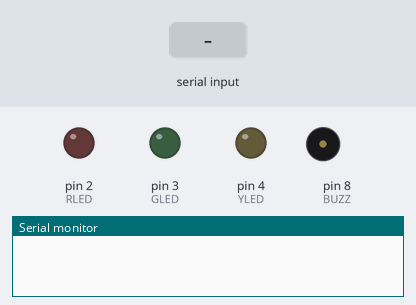
A sketch run on a simulated Arduino Uno, built with avr-gcc and run on an emulated ATmega328P. On the bench: output pins drawn as LEDs (lit = HIGH), buzzer (waves = sounding, pin HIGH), the last lines printed to the serial monitor. Dashed ring = blinking. The test bench sets the inputs (shaded band).

Above: at 1.2 s.
1.3 s: "a\n" received over Serial
At 3.4 s:
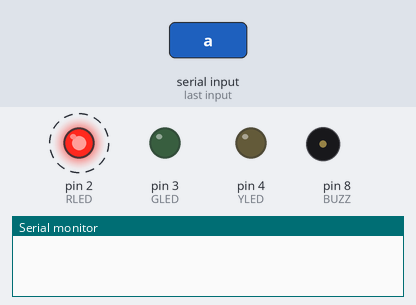
At 5.8 s:
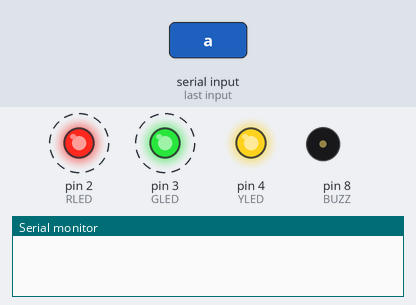
7.3 s: "b\n" received over Serial
At 9.3 s:
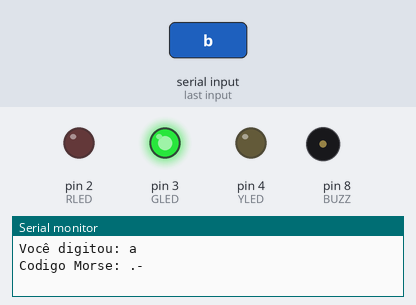
Timing chart, 0 to 15.3 s (numbered marks = the images above; inputs shaded):
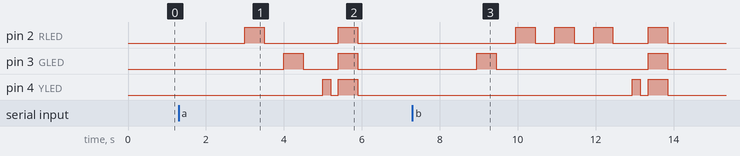

The sketch:

bruno_ino.ino
```cpp
int RLED = 2;
int GLED = 3;
int YLED = 4;
int BUZZ = 8;
int continua = 0;
int i;
int len;
String palavra;
String cripta;
String morse;

void setup(){

  pinMode(RLED, OUTPUT);
  pinMode(GLED, OUTPUT);
  pinMode(YLED, OUTPUT);
  pinMode(BUZZ, OUTPUT);
  Serial.begin(9600);
}

void loop(){


  if(Serial.available()>0) {
    palavra = Serial.readString();
  }
  delay(500);
  len = palavra.length();

  if (len > 0){
    for (i=0; i<len; i++){
      alfabeto(palavra[i]);
    }
    if (i == len){
      digitalWrite(RLED, HIGH);
      digitalWrite(GLED, HIGH);
      digitalWrite(YLED, HIGH);
      delay(500);
      digitalWrite(RLED, LOW);
      digitalWrite(GLED, LOW);
      digitalWrite(YLED, LOW);
      Serial.println("=====================================================================");
      Serial.print("Você digitou: ");
      Serial.print(palavra);
      Serial.print('\n');
      Serial.print("Codigo Morse: ");
      Serial.print(morse);
      Serial.print('\n');
      palavra = Serial.readString();
    }
  }
}

void dot(){

  digitalWrite(RLED, HIGH); //Acende o LED Vermelho
  delay(500);
  digitalWrite(RLED, LOW);  //Desliga o LED Verde
  delay(500);

}

void dash(){

  digitalWrite(GLED, HIGH); //Acende o LED Verde
  delay(500);
  digitalWrite(GLED, LOW);  //Desliga o LED Verde
  delay(500);

}

void space(){

    digitalWrite(YLED, HIGH); //Acende o LED Amarelo
    delay(200);
    digitalWrite(YLED, LOW);  //LED Verde OFF
    delay(200);

}

void criptografa(char s){

  int i, j;
  char c;

  i = s;
  if ((i >96) && (i<123)){

    if (i<110){
      j = i + 13;
    }
    else{
      j = i - 13;
    }
    c = j;

  }
  else{
    c = i;
  }


}

void alfabeto(char v){

  switch(v){

    case 'a':

      morse.concat(".- ");
      dot();
      dash();
      space();
      break;

    case 'b':

      morse.concat("-... ");
      dash();
      dot();
      dot();
      dot();
      space();
      break;

    case 'c':

      morse.concat("-.-. ");
      dash();
      dot();
      dash();
      dot();
      space();
      break;

    case 'd':

      morse.concat("-.. ");
      dash();
      dot();
      dot();
      space();
      break;

    case 'e':

      morse.concat(". ");
      dot();
      space();
      break;

    case 'f':

      morse.concat("..-. ");
      dot();
      dot();
      dash();
      dot();
      space();
      break;

    case 'g':

      morse.concat("--. ");
      dash();
      dash();
      dot();
      space();
      break;

    case 'h':

      morse.concat(".... ");
      dot();
      dot();
      dot();
      dot();
      space();
      break;

    case 'i':

      morse.concat(".. ");
      dot();
      dot();
      space();
      break;

    case 'j':

      morse.concat(".--- ");
      dot();
      dash();
      dash();
      dash();
      space();
      break;

    case 'k':

      morse.concat("-.- ");
      dash();
      dot();
      dash();
      space();
      break;

    case 'l':

      morse.concat(".-.. ");
      dot();
      dash();
      dot();
      dot();
      space();
      break;

    case 'm':

      morse.concat("-- ");
      dash();
      dash();
      space();
      break;

    case 'n':

      morse.concat("-. ");
      dash();
      dot();
      space();
      break;

    case 'o':

      morse.concat("--- ");
      dash();
      dash();
      dash();
      space();
      break;

    case 'p':

      morse.concat(".--. ");
      dot();
      dash();
      dash();
      dot();
      space();
      break;

    case 'q':

      morse.concat("--.- ");
      dash();
      dash();
      dot();
      dash();
      space();
      break;

    case 'r':

      morse.concat(".-. ");
      dot();
      dash();
      dot();
      space();
      break;

    case 's':

      morse.concat("... ");
      dot();
      dot();
      dot();
      space();
      break;

    case 't':

      morse.concat("- ");
      dash();
      space();
      break;

    case 'u':

      morse.concat("..- ");
      dot();
      dot();
      dash();
      space();
      break;

    case 'v':

      morse.concat("...- ");
      dot();
      dot();
      dot();
      dash();
      space();
      break;

    case 'w':

      morse.concat(".-- ");
      dot();
      dash();
      dash();
      space();
      break;

    case 'x':

      morse.concat("-..- ");
      dash();
      dot();
      dot();
      dash();
      space();
      break;

    case 'y':

      morse.concat("-.-- ");
      dash();
      dot();
      dash();
      dash();
      space();
      break;

    case 'z':

      morse.concat("--.. ");
      dash();
      dash();
      dot();
      dot();
      space();
      break;

    case ' ':

      morse.concat(" / ");
      space();
      break;

    default:
      break;

  }

}
```

Measured:
- after the input at 1.3 s, pin 2 (RLED): alternates HIGH for 0.50 s and LOW for 1.9 s, starting after 1.7 s; pin 3 (GLED): alternates HIGH for 0.50 s and LOW for 0.90 s, starting after 2.7 s; pin 4 (YLED): LOW → HIGH after 3.7 s, → LOW 0.20 s later, → HIGH 0.20 s later, → LOW 0.50 s later
- after the input at 7.3 s, pin 2 (RLED): LOW → HIGH after 2.6 s, → LOW 0.50 s later, → HIGH 0.50 s later, → LOW 0.50 s later, … (8 changes in this stretch); pin 3 (GLED): alternates HIGH for 0.50 s and LOW for 3.9 s, starting after 1.6 s; pin 4 (YLED): LOW → HIGH after 5.6 s, → LOW 0.20 s later, → HIGH 0.20 s later, → LOW 0.50 s later
